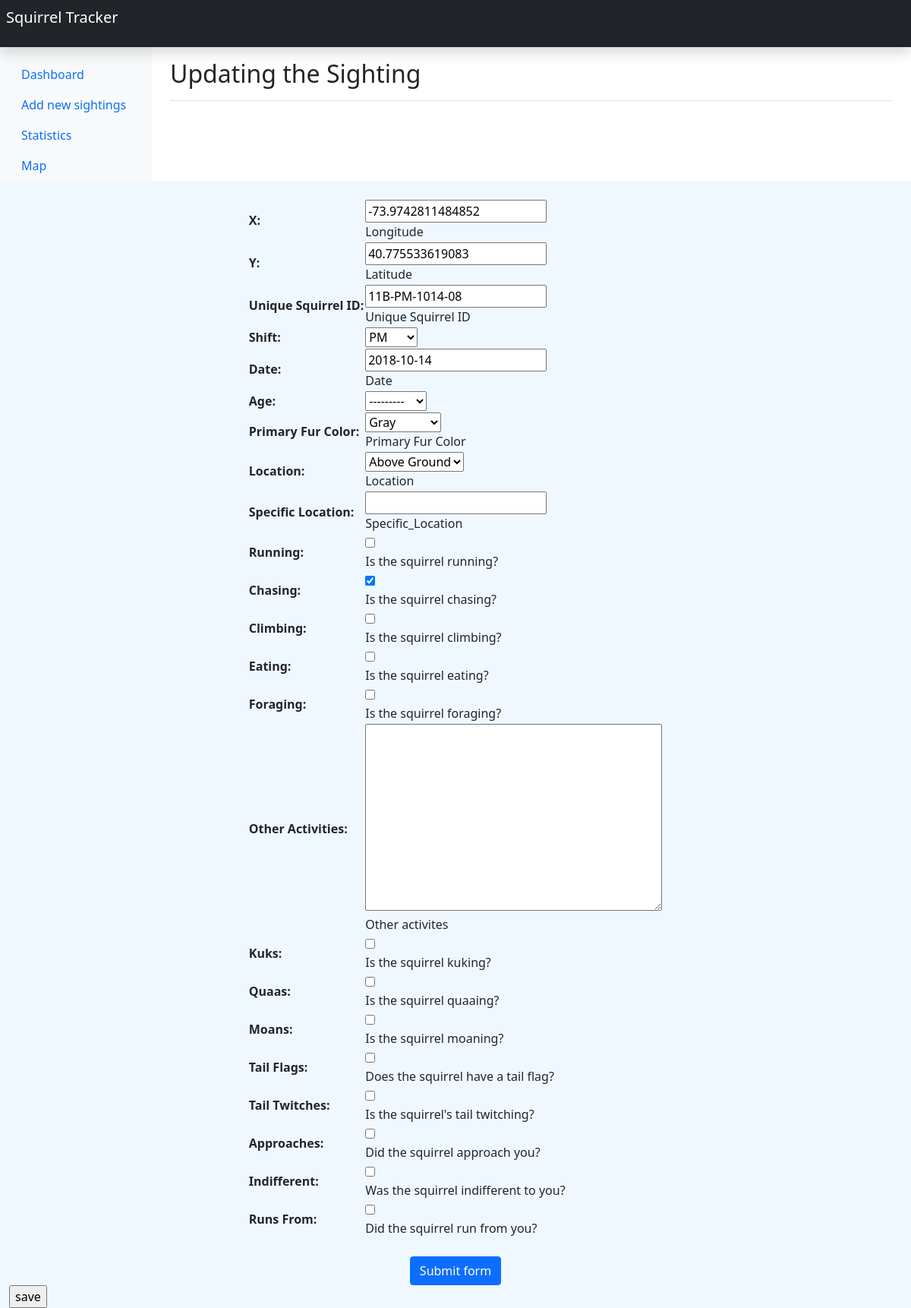
Screenshot of /sightings/11B-PM-1014-08/ with the database file from the repository.
### sightings/models.py (models this page shows, shortened)
class Squirrels(models.Model) :
    X = models.FloatField(
        help_text=_('Longitude'),
    )
    Y = models.FloatField(
        help_text=_('Latitude'),
    )
    Unique_Squirrel_ID = models.CharField(
        max_length=50,
        help_text=_('Unique Squirrel ID'),
        primary_key=True,
        default=None,
    )
    PM = 'PM'
    AM = 'AM'
    Shift_choices  = (
        (PM,'PM'),
        (AM,'AM'),
    )
    Shift = models.CharField(
        max_length=2,
        choices=Shift_choices,
    )
    Date = models.DateField(
        help_text=_('Date'),
        blank=True,
    )
    Adult = 'Adult'
    Juvenile = 'Juvenile'
    Age_choices = (
        (Adult,'Adult'),
        (Juvenile,'Juvenile'),
    )
    Age = models.CharField(
        max_length=50,
        choices=Age_choices,
        blank=True,
        null=True,
    )
    GRAY = 'Gray'
    CINNAMON = 'Cinnamon'
    BLACK = 'Black'
    Color_Choices = (
        (GRAY,'Gray'),
        (CINNAMON,'Cinnamon'),
        (BLACK,'Black'),
    )
    Primary_Fur_Color = models.CharField(
        help_text=_('Primary Fur Color'),
        max_length=50,
        choices=Color_Choices,
        blank=True,
        null=True,
    )
    Ground_Plane = 'Ground Plane'
    Above_Ground = 'Above Ground'
    Location_Choices = (
        (Ground_Plane,'Ground Plane'),
        (Above_Ground,'Above Ground'),
    )
    Location = models.CharField(
        help_text=_('Location'),
        max_length=50,
        choices=Location_Choices,
        blank=True,
        null=True,
    )
    Specific_Location = models.CharField(
        help_text=_('Specific_Location'),
        max_length=255,
        blank=True,
        null=True,
    )
    Running = models.BooleanField(
        help_text=_('Is the squirrel running?'),default=False)
    Chasing = models.BooleanField(
        help_text=_('Is the squirrel chasing?'),default=False)
    Climbing = models.BooleanField(
        help_text=_('Is the squirrel climbing?'),default=False)
    Eating = models.BooleanField(
        help_text=_('Is the squirrel eating?'),default=False)
    Foraging = models.BooleanField(
        help_text=_('Is the squirrel foraging?'),default=False)
    Other_Activities = models.TextField(
        max_length = 100,
        help_text=_('Other activites'),
        null=True,
        blank=True,
    )
    Kuks = models.BooleanField(
        help_text=_('Is the squirrel kuking?'), default=False)
    Quaas = models.BooleanField(
        help_text=_('Is the squirrel quaaing?'), default=False)
    Moans = models.BooleanField(
        help_text=_('Is the squirrel moaning?'), default=False)
    Tail_Flags = models.BooleanField(
        help_text=_('Does the squirrel have a tail flag?'), default=False)
    Tail_Twitches = models.BooleanField(
        help_text=_('Is the squirrel\'s tail twitching?'), default=False)
    Approaches = models.BooleanField(
        help_text=_('Did the squirrel approach you?'), default=False)
    Indifferent = models.BooleanField(
        help_text=_('Was the squirrel indifferent to you?'), default=False)
    Runs_From = models.BooleanField(
        help_text=_('Did the squirrel run from you?'), default=False)

### sightings/views.py (the view)
# urls.py: path('sightings/<squirrel_id>/', views.update, name='update'),
def update(request, squirrel_id):
    object1 = get_object_or_404(Squirrels, Unique_Squirrel_ID=squirrel_id)
    if request.method=='POST':
        form = SquirrelSightingForm(request.POST, instance=object1)
        if form.is_valid():
            form.save()
            return redirect(f'/sightings/{squirrel_id}')
    else:
        form = SquirrelSightingForm(instance=object1)
    context = {
            'form': form,
            'squirrel_id':squirrel_id,
            }
    return render(request, 'sightings/update.html', context)

### sightings/forms.py
class SquirrelSightingForm(ModelForm):
    class Meta:
        model = Squirrels
        fields = '__all__'

### sightings/templates/sightings/update.html (shortened to what this page needs)
<!doctype html>
<html lang="en">
  <head>
<link href="https://getbootstrap.com/docs/5.0/dist/css/bootstrap.min.css" rel="stylesheet">
    <link href="https://getbootstrap.com/docs/5.0/examples/dashboard/dashboard.css" rel="stylesheet">
  </head>
  <body>
<header class="navbar navbar-dark sticky-top bg-dark flex-md-nowrap p-0 shadow ">
        <p style="font-size:40" class="navbar-brand navbar-dark sticky-top bg-dark col-md-3 col-lg-2 me-0 p-2">Squirrel Tracker</p>
</header>
<div class="container-fluid">
<div class="row">
    <nav id="sidebarMenu" class="col-md-3 col-lg-2 d-md-block bg-light sidebar collapse">
      <div class="position-sticky pt-3">
        <ul class="nav flex-column">
          <li class="nav-item">
            <a class="nav-link" href="/sightings/">
              Dashboard
            </a>
          </li>
          <li class="nav-item">
            <a class="nav-link" href="/sightings/add/">
              Add new sightings
            </a>
          </li>
          <li class="nav-item">
            <a class="nav-link" href="/sightings/stats/">
              Statistics
            </a>
          </li>
          <li class="nav-item">
            <a class="nav-link" href="/map/">
              Map
            </a>
          </li>
        </ul>
      </div>
    </nav>
    <main class="col-md-9 ms-sm-auto col-lg-10 px-md-4">
      <div class="d-flex justify-content-between flex-wrap flex-md-nowrap align-items-center pt-3 pb-2 mb-3 border-bottom">
        <h1 class="h2">Updating the Sighting</h1>
      </div>
   </main>
    <div class="starter-template" style="background-color:#F0F8FF">
           <br>
           <form class="form-group" action="." method="post">{% csrf_token %}
            <table align="center">{{ form }}</table>
            <br>
            <center>
            <button class="btn btn-primary" type="submit">Submit form</button></center>
            <input type="submit" value="save">
            </form>
     </div>
</body>
</html>

### rows the page displays
Squirrels: X "-73.9742811484852", Y "40.775533619083", Unique_Squirrel_ID "11B-PM-1014-08", Shift "PM", Date "2018-10-14", Age "---------", Primary_Fur_Color "Gray", Location "Above Ground", Chasing "☑"
